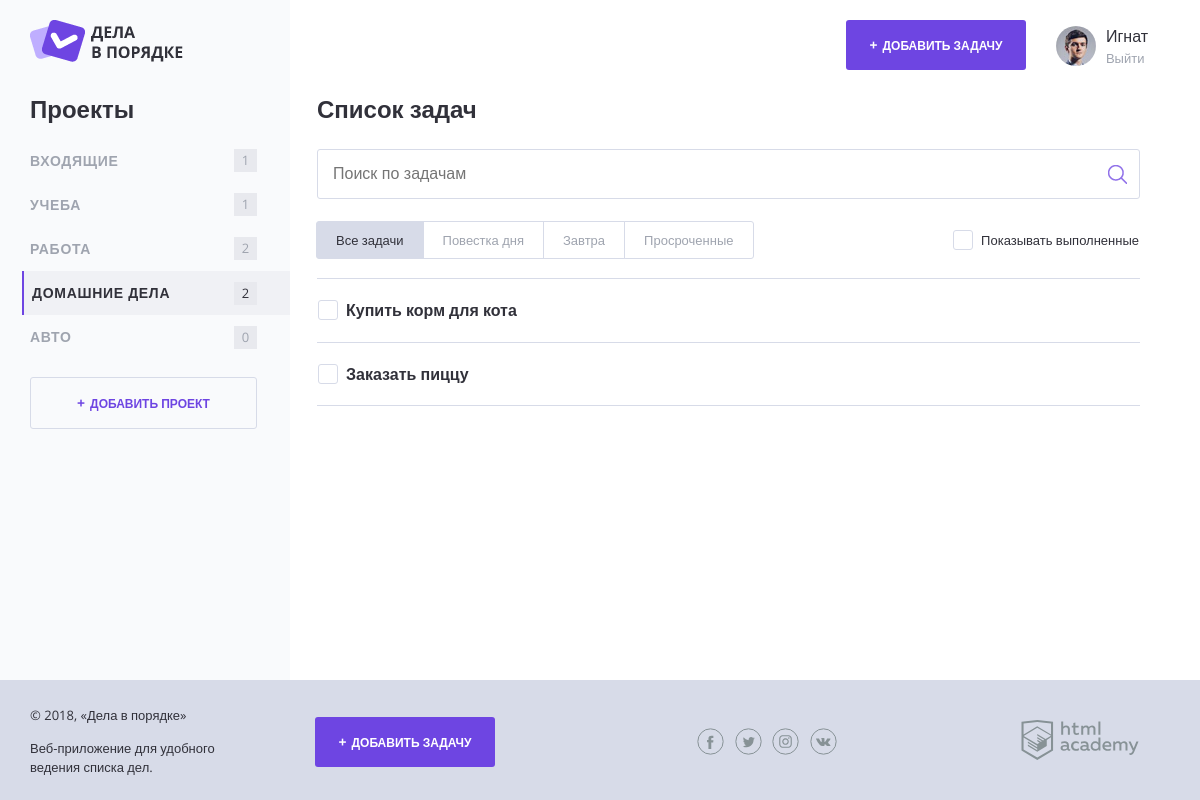
Screenshot of /index.php?project_id=3&all_tasks (signed in) with the database file from the repository.
### tables this page shows
CREATE TABLE `projects` (
    `id` INT AUTO_INCREMENT PRIMARY KEY,
    `name` CHAR(64),
    `user_id` INT,
    FOREIGN KEY (`user_id`) REFERENCES `users`(`id`)
        ON UPDATE CASCADE
        ON DELETE RESTRICT
);

CREATE TABLE `tasks` (
    `id` INT AUTO_INCREMENT PRIMARY KEY,
    `creation_date` DATE,
    `completion_date` DATE,
    `name` CHAR(64),
    `file` CHAR(128),
    `term_date` DATETIME DEFAULT NULL,
    `project_id` INT DEFAULT NULL,
    `user_id` INT NOT NULL,
    FOREIGN KEY (`project_id`) REFERENCES `projects`(`id`)
        ON UPDATE CASCADE
        ON DELETE RESTRICT,
    FOREIGN KEY (`user_id`) REFERENCES `users`(`id`)
        ON UPDATE CASCADE
        ON DELETE RESTRICT
);

### functions.php (called while the page is built, shortened)
<?php
function getFilteredTasks(array $userTasks, int $userId, int $selectedProjectId): array
{
    $filteredTasks = [];
    if (isset($_GET["all_tasks"])) {
        $filteredTasks = getTasksListByProjectId($userTasks, $userId, $selectedProjectId);
    }
    return $filteredTasks;
}
function getProjectsListForUser($databaseLink, int $userId)
{
    $projectsList = [];
    $sql = "
        SELECT
            `name`,
            `id`
        FROM
            `projects`
        WHERE
            `user_id` = $userId
    ";
    if ($res = mysqli_query($databaseLink, $sql)) {
        $projectsList = mysqli_fetch_all($res, MYSQLI_ASSOC);
    }
    return $projectsList;
}
function getTasksCountByProjectName(string $projectName = DEFAULT_PROJECT, array $tasks = []): int
{
    $result = 0;
    foreach ($tasks as $task) {
        if ($projectName == $task["project_name"] || ($projectName == DEFAULT_PROJECT && empty($task["project_name"]))) {
            $result++;
        }
    }
    return $result;
}
function getTasksListByProjectId(array $userTasks, int $userId, int $projectId): array
{
    $tasksByProject = [];
    if ($projectId == $userId) {
        $tasksByProject = array_filter(
            $userTasks,
            function ($task) use ($projectId) {
                return $task["project_id"] == null;
            }
        );
    } else {
        $tasksByProject = array_filter(
            $userTasks,
            function ($task) use ($projectId) {
                return $task["project_id"] == $projectId;
            }
        );
    }
    return $tasksByProject;
}
function getTasksListForUser($databaseLink, $userId)
{
    $sql = "
        SELECT
            `tasks`.*,
            `projects`.`name` `project_name`
        FROM
            `tasks`
        LEFT  JOIN
            `projects` ON `tasks`.`project_id` = `projects`.`id`
        WHERE
            `tasks`.`user_id` = '$userId'
        ORDER BY
            `creation_date` DESC
    ";
    if ($res = mysqli_query($databaseLink, $sql)) {
        $tasks = mysqli_fetch_all($res, MYSQLI_ASSOC);
    }
    foreach ($tasks as $i => $task) {
        if ($task["term_date"] !== null) {
            $tasks[$i]["term_date"] = date("H:i d.m.Y", strtotime($task["term_date"]));
        }
    }
    return $tasks;
}
function includeTemplate(string $template, array $data = []): string
{
    if (file_exists($template)) {
        extract($data);
        require $template;
        $html = ob_get_contents();
    }
    return $html;
}

### data.php (called while the page is built)
<?php
$userId = $_SESSION["user"]["id"];
$projects = getProjectsListForUser($link, $userId);
$projects = array_merge([["name" => "Входящие", "id" => $userId]], $projects);
$tasks = getTasksListForUser($link, $userId);

### templates/index.php (the view, shortened to what this page needs)
<main class="content__main">
    <h2 class="content__main-heading">Список задач</h2>
    <form class="search-form" action="index.html" method="post">
        <input class="search-form__input" type="text" name="" value="" placeholder="Поиск по задачам">
        <input class="search-form__submit" type="submit" name="" value="Искать">
    </form>
    <div class="tasks-controls">
        <nav class="tasks-switch">
            <a href="index.php?project_id=<?= $selectedProjectId ?>&all_tasks"
               class="tasks-switch__item <?= isset($_GET["all_tasks"]) ? "tasks-switch__item--active" : ""; ?>">Все
                задачи</a>
            <a href="index.php?project_id=<?= $selectedProjectId ?>&today_tasks"
               class="tasks-switch__item <?= isset($_GET["today_tasks"]) ? "tasks-switch__item--active" : ""; ?>">Повестка
                дня</a>
            <a href="index.php?project_id=<?= $selectedProjectId ?>&tomorrow_tasks"
               class="tasks-switch__item <?= isset($_GET["tomorrow_tasks"]) ? "tasks-switch__item--active" : ""; ?>">Завтра</a>
            <a href="index.php?project_id=<?= $selectedProjectId ?>&overdue_tasks"
               class="tasks-switch__item <?= isset($_GET["overdue_tasks"]) ? "tasks-switch__item--active" : ""; ?>">Просроченные</a>
        </nav>
        <label class="checkbox">
            <span class="checkbox__text">Показывать выполненные</span>
        </label>
    </div>
    <table class="tasks">
        <?php if (isset($tasksByProject)): ?>
            <?php foreach ($tasksByProject as $key => $item): ?>
                <tr class="tasks__item task <?= $item["completion_date"] !== null ? "task--completed" : ""; ?>
        <?= getHoursCountTillTheDate($item["term_date"]) <= 24 && $item["term_date"] !== null ? "task--important" : ""; ?>">
                    <?php if ($_COOKIE["showCompleteTasks"] == 0 && $item["completion_date"] == null): ?>
                        <td class="task__select">
                            <label class="checkbox task__checkbox">
                                <span class="checkbox__text"><?= htmlspecialchars($item["name"]); ?></span>
                            </label>
                        </td>
                        <td class="task__file">
                        </td>
                        <td class="task__date"><?= htmlspecialchars($item["term_date"]); ?></td>
                    <?php endif; ?>
                </tr>
            <?php endforeach; ?>
        <?php endif; ?>
    </table>
</main>

### templates/layout.php (shortened to what this page needs)
<!DOCTYPE html>
<html lang="ru">
<head>
    <link rel="stylesheet" href="css/normalize.css">
    <link rel="stylesheet" href="css/style.css">
    <link rel="stylesheet" href="css/flatpickr.min.css">
</head>
<body class="<?= isset($errors) ? "overlay" : "" ?>
 <?= isset($_SESSION["user"]) || isset($_GET["signup"]) ? "" : "body-background" ?>">
<div class="page-wrapper">
    <div class="container <?= isset($_SESSION["user"]) ? "container--with-sidebar" : ""; ?>
    <?= isset($_GET["signup"]) ? "container--with-sidebar" : ""; ?>">
        <?php if (isset($_SESSION["user"])): ?>
            <header class="main-header">
                <a href="#">
                    <img src="img/logo.png" width="153" height="42" alt="Логотип Дела в порядке">
                </a>
                <div class="main-header__side">
                    <a class="main-header__side-item button button--plus open-modal" href="javascript:;"
                       target="task_add">Добавить задачу</a>
                    <div class="main-header__side-item user-menu">
                        <div class="user-menu__image">
                            <img src="img/user-pic.jpg" width="40" height="40" alt="Пользователь">
                        </div>
                        <div class="user-menu__data">
                            <p><?= htmlspecialchars($_SESSION["user"]["name"]); ?></p>
                            <a href="index.php?logout">Выйти</a>
                        </div>
                    </div>
                </div>
            </header>
        <?php endif; ?>
        <div class="content">
            <?php if (isset($_SESSION["user"])): ?>
                <section class="content__side">
                    <h2 class="content__side-heading">Проекты</h2>
                    <nav class="main-navigation">
                        <ul class="main-navigation__list">
                            <?php foreach ($projects as $item): ?>
                                <li class="main-navigation__list-item
                                <?= $item["id"] == $selectedProjectId ? "main-navigation__list-item--active" : ""; ?>">
                                    <a class="main-navigation__list-item-link"
                                       href="index.php?project_id=<?= $item["id"] ?>&all_tasks"><?= htmlspecialchars($item["name"]); ?></a>
                                    <span class="main-navigation__list-item-count"><?= getTasksCountByProjectName($item["name"],
                                            $tasks); ?></span>
                                </li>
                            <?php endforeach; ?>
                        </ul>
                    </nav>
                    <a class="button button--transparent button--plus content__side-button open-modal"
                       href="javascript:;" target="project_add">Добавить проект</a>
                </section>
            <?php endif; ?>
            <?= $content; ?>
        </div>
    </div>
</div>
<footer class="main-footer">
    <div class="container">
        <div class="main-footer__copyright">
            <p>© 2018, «Дела в порядке»</p>
            <p>Веб-приложение для удобного ведения списка дел.</p>
        </div>
        <a class="main-footer__button button button--plus open-modal" target="task_add"
           href="javascript:;">Добавить задачу</a>
        <div class="main-footer__social social">
            <a class="social__link social__link--facebook" href="#">Facebook
            </a>
            <a class="social__link social__link--twitter" href="#">Twitter
            </a>
            <a class="social__link social__link--instagram" href="#">Instagram
            </a>
            <a class="social__link social__link--vkontakte" href="#">Вконтакте
            </a>
        </div>
        <div class="main-footer__developed-by">
            <a href="https://htmlacademy.ru/intensive/php">
                <img src="img/htmlacademy.svg" alt="HTML Academy" width="118" height="40">
            </a>
        </div>
    </div>
</footer>
</body>
</html>

### rows the page displays
projects: name "УЧЕБА", name "1"
projects: name "РАБОТА", name "2"
projects: name "ДОМАШНИЕ ДЕЛА", name "2"
projects: name "АВТО", name "0"
tasks: name "Купить корм для кота"
tasks: name "Заказать пиццу"

### other values shown
$_SESSION["user"]["name"] "Игнат"
$item["name"] "ВХОДЯЩИЕ"
